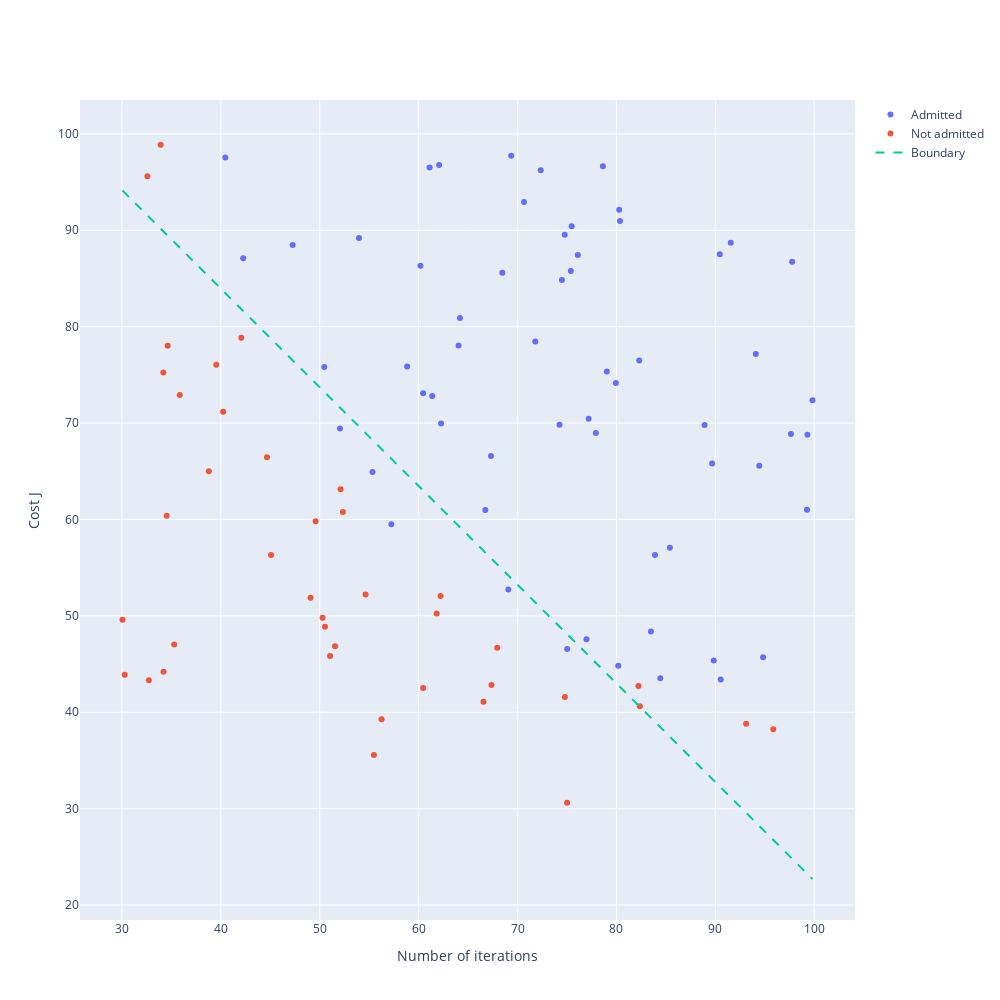

Notebook source saved alongside this figure:
### Code cell
fig_plotly = go.Figure()

layout = go.Layout( autosize=False,
                    width=1000,
                    height=1000,
                    xaxis = dict( title_text = "Number of iterations"),
                    yaxis = dict( title_text = "Cost J") )

fig_plotly.layout = layout
fig_plotly.add_trace( trace_positive )
fig_plotly.add_trace( trace_negative )
fig_plotly.add_trace( trace_boundary )
